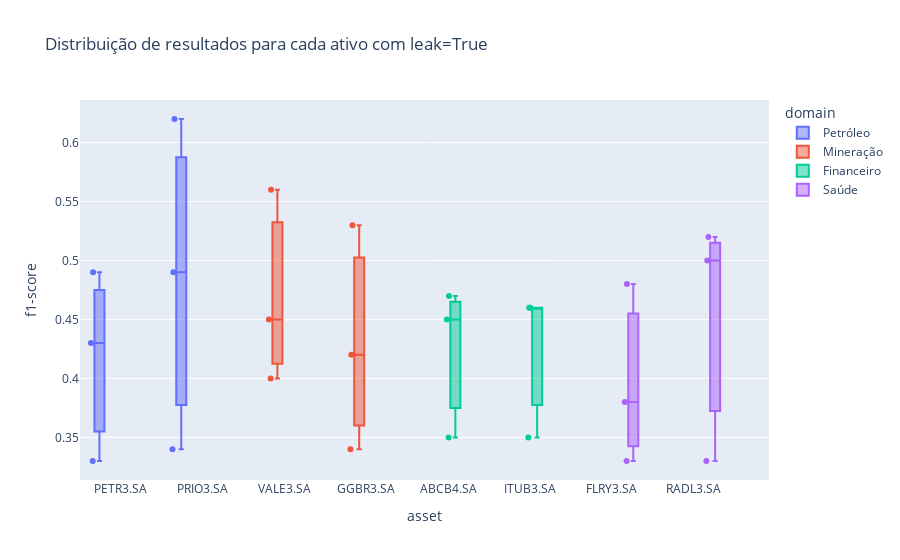
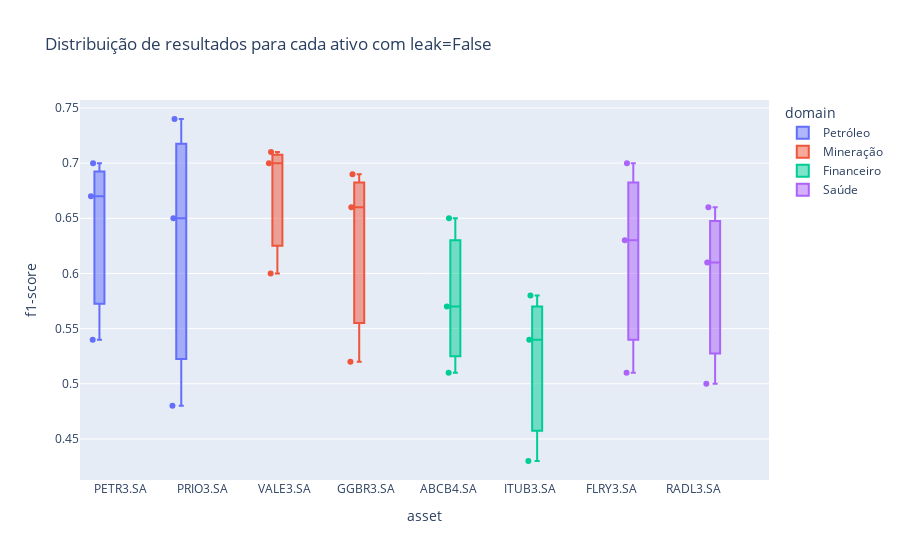
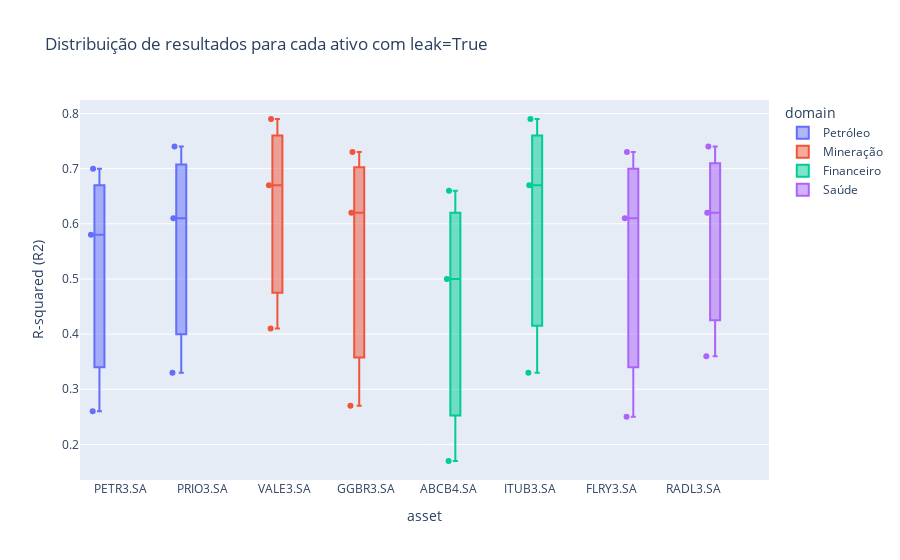
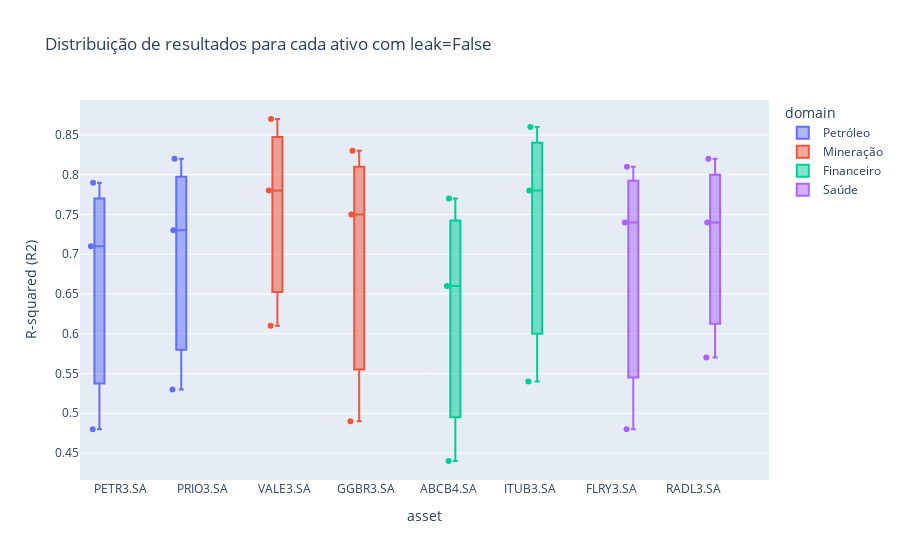

Notebook code for these charts, in order:
### Code cell
for leak in [True, False]:
        
    fig = px.box(
        macro_dummy[macro_dummy.leak == leak], x="asset", 
        y="f1-score", 
        points="all",
        color = 'domain',
        title = f'Distribuição de resultados para cada ativo com leak={leak}')
    
    fig.write_image(PATH_REPORTS + f"/images/box_plot_asset_dummy_leak={leak}_clf.png")
    fig.show()

for leak in [True, False]:
        
    fig = px.box(
        reg_dummy[reg_dummy.leak == leak], x="asset", 
        y="R-squared (R2)", 
        points="all", 
        color = 'domain',
        title = f'Distribuição de resultados para cada ativo com leak={leak}')
    
    fig.write_image(PATH_REPORTS + f"/images/box_plot_asset_dummy_leak={leak}_ref.png")
    fig.show()

### Figure 1 — Plotly figure (JSON) as saved in the notebook; plotly's stock layout.template omitted (floating-point values rounded to 4 significant figures)
{"data": [{"alignmentgroup": "True", "boxpoints": "all", "hovertemplate": "domain=Petróleo<br>asset=%{x}<br>f1-score=%{y}<extra></extra>", "legendgroup": "Petróleo", "marker": {"color": "#636efa"}, "name": "Petróleo", "notched": false, "offsetgroup": "Petróleo", "orientation": "v", "showlegend": true, "type": "box", "x": ["PETR3.SA", "PETR3.SA", "PETR3.SA", "PRIO3.SA", "PRIO3.SA", "PRIO3.SA"], "x0": " ", "xaxis": "x", "y": [0.33, 0.43, 0.49, 0.34, 0.49, 0.62], "y0": " ", "yaxis": "y"}, {"alignmentgroup": "True", "boxpoints": "all", "hovertemplate": "domain=Mineração<br>asset=%{x}<br>f1-score=%{y}<extra></extra>", "legendgroup": "Mineração", "marker": {"color": "#EF553B"}, "name": "Mineração", "notched": false, "offsetgroup": "Mineração", "orientation": "v", "showlegend": true, "type": "box", "x": ["VALE3.SA", "VALE3.SA", "VALE3.SA", "GGBR3.SA", "GGBR3.SA", "GGBR3.SA"], "x0": " ", "xaxis": "x", "y": [0.4, 0.56, 0.45, 0.34, 0.53, 0.42], "y0": " ", "yaxis": "y"}, {"alignmentgroup": "True", "boxpoints": "all", "hovertemplate": "domain=Financeiro<br>asset=%{x}<br>f1-score=%{y}<extra></extra>", "legendgroup": "Financeiro", "marker": {"color": "#00cc96"}, "name": "Financeiro", "notched": false, "offsetgroup": "Financeiro", "orientation": "v", "showlegend": true, "type": "box", "x": ["ABCB4.SA", "ABCB4.SA", "ABCB4.SA", "ITUB3.SA", "ITUB3.SA", "ITUB3.SA"], "x0": " ", "xaxis": "x", "y": [0.35, 0.47, 0.45, 0.35, 0.46, 0.46], "y0": " ", "yaxis": "y"}, {"alignmentgroup": "True", "boxpoints": "all", "hovertemplate": "domain=Saúde<br>asset=%{x}<br>f1-score=%{y}<extra></extra>", "legendgroup": "Saúde", "marker": {"color": "#ab63fa"}, "name": "Saúde", "notched": false, "offsetgroup": "Saúde", "orientation": "v", "showlegend": true, "type": "box", "x": ["FLRY3.SA", "FLRY3.SA", "FLRY3.SA", "RADL3.SA", "RADL3.SA", "RADL3.SA"], "x0": " ", "xaxis": "x", "y": [0.33, 0.38, 0.48, 0.33, 0.5, 0.52], "y0": " ", "yaxis": "y"}], "layout": {"boxmode": "group", "legend": {"title": {"text": "domain"}, "tracegroupgap": 0}, "title": {"text": "Distribuição de resultados para cada ativo com leak=True"}, "xaxis": {"anchor": "y", "domain": [0, 1], "title": {"text": "asset"}}, "yaxis": {"anchor": "x", "domain": [0, 1], "title": {"text": "f1-score"}}}}

### Figure 2 — Plotly figure (JSON) as saved in the notebook; plotly's stock layout.template omitted (floating-point values rounded to 4 significant figures)
{"data": [{"alignmentgroup": "True", "boxpoints": "all", "hovertemplate": "domain=Petróleo<br>asset=%{x}<br>f1-score=%{y}<extra></extra>", "legendgroup": "Petróleo", "marker": {"color": "#636efa"}, "name": "Petróleo", "notched": false, "offsetgroup": "Petróleo", "orientation": "v", "showlegend": true, "type": "box", "x": ["PETR3.SA", "PETR3.SA", "PETR3.SA", "PRIO3.SA", "PRIO3.SA", "PRIO3.SA"], "x0": " ", "xaxis": "x", "y": [0.54, 0.67, 0.7, 0.48, 0.65, 0.74], "y0": " ", "yaxis": "y"}, {"alignmentgroup": "True", "boxpoints": "all", "hovertemplate": "domain=Mineração<br>asset=%{x}<br>f1-score=%{y}<extra></extra>", "legendgroup": "Mineração", "marker": {"color": "#EF553B"}, "name": "Mineração", "notched": false, "offsetgroup": "Mineração", "orientation": "v", "showlegend": true, "type": "box", "x": ["VALE3.SA", "VALE3.SA", "VALE3.SA", "GGBR3.SA", "GGBR3.SA", "GGBR3.SA"], "x0": " ", "xaxis": "x", "y": [0.6, 0.7, 0.71, 0.52, 0.69, 0.66], "y0": " ", "yaxis": "y"}, {"alignmentgroup": "True", "boxpoints": "all", "hovertemplate": "domain=Financeiro<br>asset=%{x}<br>f1-score=%{y}<extra></extra>", "legendgroup": "Financeiro", "marker": {"color": "#00cc96"}, "name": "Financeiro", "notched": false, "offsetgroup": "Financeiro", "orientation": "v", "showlegend": true, "type": "box", "x": ["ABCB4.SA", "ABCB4.SA", "ABCB4.SA", "ITUB3.SA", "ITUB3.SA", "ITUB3.SA"], "x0": " ", "xaxis": "x", "y": [0.51, 0.65, 0.57, 0.43, 0.58, 0.54], "y0": " ", "yaxis": "y"}, {"alignmentgroup": "True", "boxpoints": "all", "hovertemplate": "domain=Saúde<br>asset=%{x}<br>f1-score=%{y}<extra></extra>", "legendgroup": "Saúde", "marker": {"color": "#ab63fa"}, "name": "Saúde", "notched": false, "offsetgroup": "Saúde", "orientation": "v", "showlegend": true, "type": "box", "x": ["FLRY3.SA", "FLRY3.SA", "FLRY3.SA", "RADL3.SA", "RADL3.SA", "RADL3.SA"], "x0": " ", "xaxis": "x", "y": [0.51, 0.63, 0.7, 0.5, 0.66, 0.61], "y0": " ", "yaxis": "y"}], "layout": {"boxmode": "group", "legend": {"title": {"text": "domain"}, "tracegroupgap": 0}, "title": {"text": "Distribuição de resultados para cada ativo com leak=False"}, "xaxis": {"anchor": "y", "domain": [0, 1], "title": {"text": "asset"}}, "yaxis": {"anchor": "x", "domain": [0, 1], "title": {"text": "f1-score"}}}}

### Figure 3 — Plotly figure (JSON) as saved in the notebook; plotly's stock layout.template omitted (floating-point values rounded to 4 significant figures)
{"data": [{"alignmentgroup": "True", "boxpoints": "all", "hovertemplate": "domain=Petróleo<br>asset=%{x}<br>R-squared (R2)=%{y}<extra></extra>", "legendgroup": "Petróleo", "marker": {"color": "#636efa"}, "name": "Petróleo", "notched": false, "offsetgroup": "Petróleo", "orientation": "v", "showlegend": true, "type": "box", "x": ["PETR3.SA", "PETR3.SA", "PETR3.SA", "PRIO3.SA", "PRIO3.SA", "PRIO3.SA"], "x0": " ", "xaxis": "x", "y": [0.26, 0.58, 0.7, 0.33, 0.61, 0.74], "y0": " ", "yaxis": "y"}, {"alignmentgroup": "True", "boxpoints": "all", "hovertemplate": "domain=Mineração<br>asset=%{x}<br>R-squared (R2)=%{y}<extra></extra>", "legendgroup": "Mineração", "marker": {"color": "#EF553B"}, "name": "Mineração", "notched": false, "offsetgroup": "Mineração", "orientation": "v", "showlegend": true, "type": "box", "x": ["VALE3.SA", "VALE3.SA", "VALE3.SA", "GGBR3.SA", "GGBR3.SA", "GGBR3.SA"], "x0": " ", "xaxis": "x", "y": [0.41, 0.67, 0.79, 0.27, 0.62, 0.73], "y0": " ", "yaxis": "y"}, {"alignmentgroup": "True", "boxpoints": "all", "hovertemplate": "domain=Financeiro<br>asset=%{x}<br>R-squared (R2)=%{y}<extra></extra>", "legendgroup": "Financeiro", "marker": {"color": "#00cc96"}, "name": "Financeiro", "notched": false, "offsetgroup": "Financeiro", "orientation": "v", "showlegend": true, "type": "box", "x": ["ABCB4.SA", "ABCB4.SA", "ABCB4.SA", "ITUB3.SA", "ITUB3.SA", "ITUB3.SA"], "x0": " ", "xaxis": "x", "y": [0.17, 0.5, 0.66, 0.33, 0.67, 0.79], "y0": " ", "yaxis": "y"}, {"alignmentgroup": "True", "boxpoints": "all", "hovertemplate": "domain=Saúde<br>asset=%{x}<br>R-squared (R2)=%{y}<extra></extra>", "legendgroup": "Saúde", "marker": {"color": "#ab63fa"}, "name": "Saúde", "notched": false, "offsetgroup": "Saúde", "orientation": "v", "showlegend": true, "type": "box", "x": ["FLRY3.SA", "FLRY3.SA", "FLRY3.SA", "RADL3.SA", "RADL3.SA", "RADL3.SA"], "x0": " ", "xaxis": "x", "y": [0.25, 0.61, 0.73, 0.36, 0.62, 0.74], "y0": " ", "yaxis": "y"}], "layout": {"boxmode": "group", "legend": {"title": {"text": "domain"}, "tracegroupgap": 0}, "title": {"text": "Distribuição de resultados para cada ativo com leak=True"}, "xaxis": {"anchor": "y", "domain": [0, 1], "title": {"text": "asset"}}, "yaxis": {"anchor": "x", "domain": [0, 1], "title": {"text": "R-squared (R2)"}}}}

### Figure 4 — Plotly figure (JSON) as saved in the notebook; plotly's stock layout.template omitted (floating-point values rounded to 4 significant figures)
{"data": [{"alignmentgroup": "True", "boxpoints": "all", "hovertemplate": "domain=Petróleo<br>asset=%{x}<br>R-squared (R2)=%{y}<extra></extra>", "legendgroup": "Petróleo", "marker": {"color": "#636efa"}, "name": "Petróleo", "notched": false, "offsetgroup": "Petróleo", "orientation": "v", "showlegend": true, "type": "box", "x": ["PETR3.SA", "PETR3.SA", "PETR3.SA", "PRIO3.SA", "PRIO3.SA", "PRIO3.SA"], "x0": " ", "xaxis": "x", "y": [0.48, 0.71, 0.79, 0.53, 0.73, 0.82], "y0": " ", "yaxis": "y"}, {"alignmentgroup": "True", "boxpoints": "all", "hovertemplate": "domain=Mineração<br>asset=%{x}<br>R-squared (R2)=%{y}<extra></extra>", "legendgroup": "Mineração", "marker": {"color": "#EF553B"}, "name": "Mineração", "notched": false, "offsetgroup": "Mineração", "orientation": "v", "showlegend": true, "type": "box", "x": ["VALE3.SA", "VALE3.SA", "VALE3.SA", "GGBR3.SA", "GGBR3.SA", "GGBR3.SA"], "x0": " ", "xaxis": "x", "y": [0.61, 0.78, 0.87, 0.49, 0.75, 0.83], "y0": " ", "yaxis": "y"}, {"alignmentgroup": "True", "boxpoints": "all", "hovertemplate": "domain=Financeiro<br>asset=%{x}<br>R-squared (R2)=%{y}<extra></extra>", "legendgroup": "Financeiro", "marker": {"color": "#00cc96"}, "name": "Financeiro", "notched": false, "offsetgroup": "Financeiro", "orientation": "v", "showlegend": true, "type": "box", "x": ["ABCB4.SA", "ABCB4.SA", "ABCB4.SA", "ITUB3.SA", "ITUB3.SA", "ITUB3.SA"], "x0": " ", "xaxis": "x", "y": [0.44, 0.66, 0.77, 0.54, 0.78, 0.86], "y0": " ", "yaxis": "y"}, {"alignmentgroup": "True", "boxpoints": "all", "hovertemplate": "domain=Saúde<br>asset=%{x}<br>R-squared (R2)=%{y}<extra></extra>", "legendgroup": "Saúde", "marker": {"color": "#ab63fa"}, "name": "Saúde", "notched": false, "offsetgroup": "Saúde", "orientation": "v", "showlegend": true, "type": "box", "x": ["FLRY3.SA", "FLRY3.SA", "FLRY3.SA", "RADL3.SA", "RADL3.SA", "RADL3.SA"], "x0": " ", "xaxis": "x", "y": [0.48, 0.74, 0.81, 0.57, 0.74, 0.82], "y0": " ", "yaxis": "y"}], "layout": {"boxmode": "group", "legend": {"title": {"text": "domain"}, "tracegroupgap": 0}, "title": {"text": "Distribuição de resultados para cada ativo com leak=False"}, "xaxis": {"anchor": "y", "domain": [0, 1], "title": {"text": "asset"}}, "yaxis": {"anchor": "x", "domain": [0, 1], "title": {"text": "R-squared (R2)"}}}}
